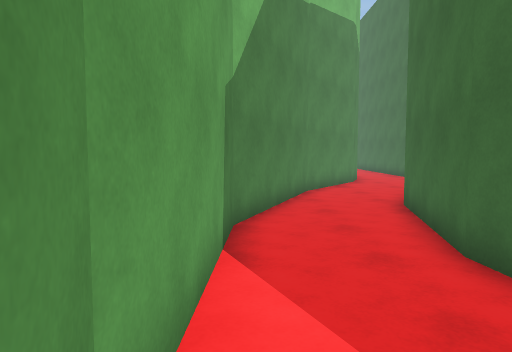
view 1 (above)

12 first-person views from a walk through a scene from a Unity 3-D project. The camera is 1.5 m above the floor, tilts 4° down and sees 70° across. The floor is counted in squares, 1 m on a side. Each view is taken from the middle of a square. On the plan, view 1 faces up. The plan holds only what a view shows up to about 16 squares ahead; the rest is blank. The place goes on beyond the plan.

view 2
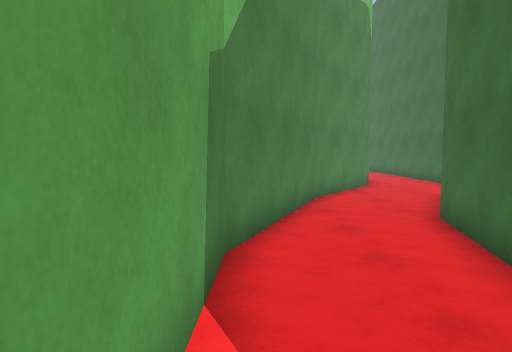

view 3
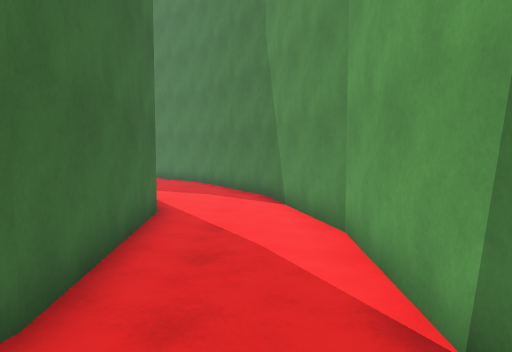

view 4
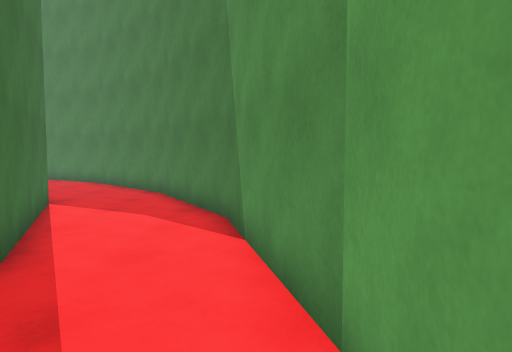

view 5
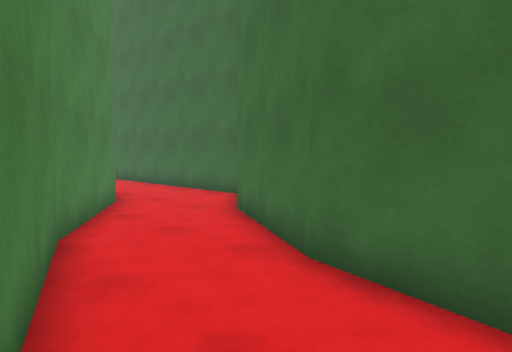

view 6
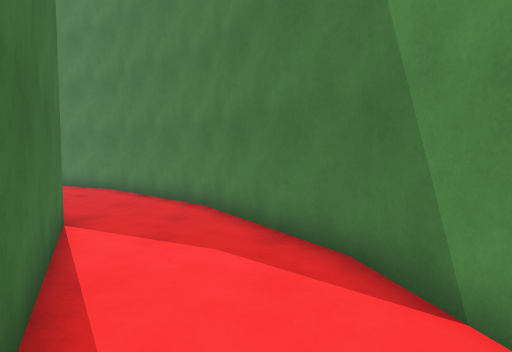

view 7
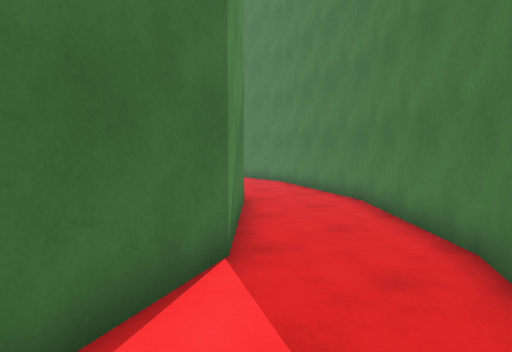

view 8
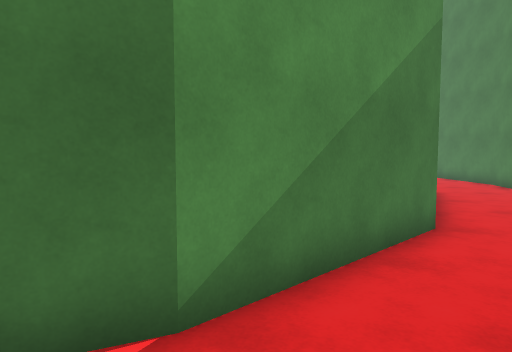

view 9
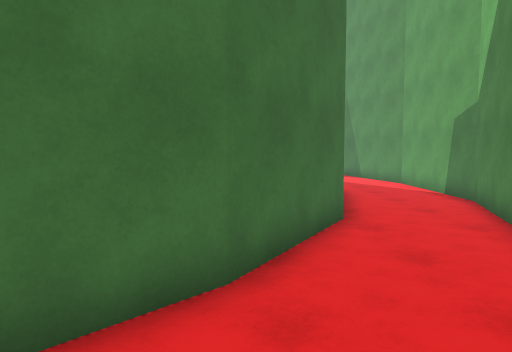

view 10
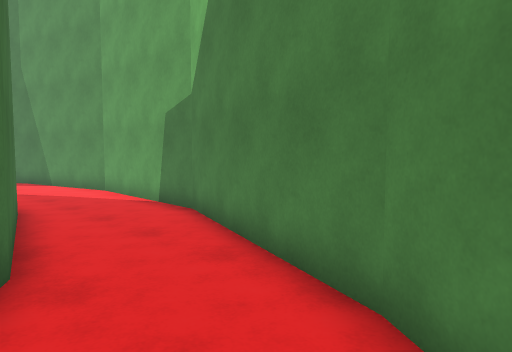

view 11
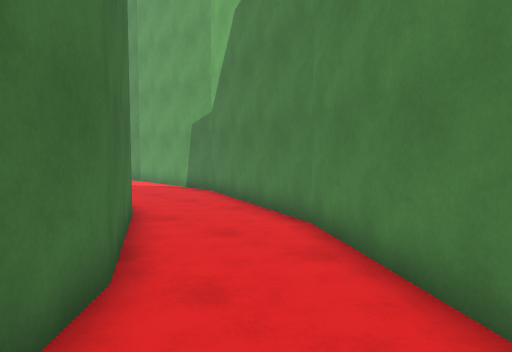

view 12
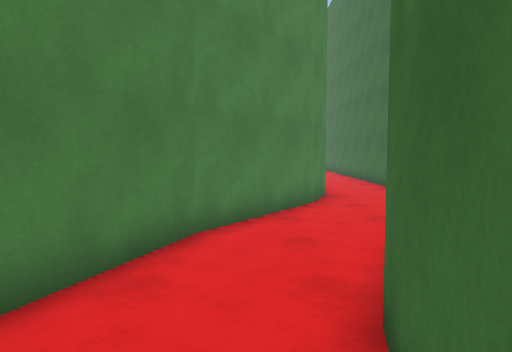

### Floor plan
Points are (right, up) in squares from view 1. A wall is a line through its corners. A room is listed if a view was taken in it or the views show most of it. See-through windows are left out.
Room 1 (views 1, 2, 3, 4, 5, 6, 7, 8, 9, 10, 11, 12)
walls: (2.9, 5) (4.1, 10.1); (4, 9.9) (6.4, 14.1); (-0.7, 1.5) (0.7, -4.2); (1.9, 13.6) (-0.5, 7.2) (-0.6, 1.3); (6.3, 14) (7.9, 15.6); (0.6, -4) (3.4, -8.9); (4.7, 17.6) (1.9, 13.5); (8.5, 16.3) (8.5, 18.6); (5.1, 18.6) (4.6, 17.4); (5.9, -6.4) (3.4, -0.8) (2.9, 5.1)
ways out: opening at (4.3, -7)

Where each view was taken, in squares from view 1:
view 1: 0 up, 0 right, facing up
view 2: 2 up, 0 right, facing up
view 3: 8 up, 1 right, facing down
view 4: 4 up, 0 right, facing down
view 5: 7 up, 0 right, facing up-right
view 6: 1 up, 2 right, facing down
view 7: 3 down, 2 right, facing down-right
view 8: 7 down, 3 right, facing right
view 9: 18 up, 6 right, facing down
view 10: 15 up, 5 right, facing down-left
view 11: 18 up, 8 right, facing down-left
view 12: 7 up, 3 right, facing up
